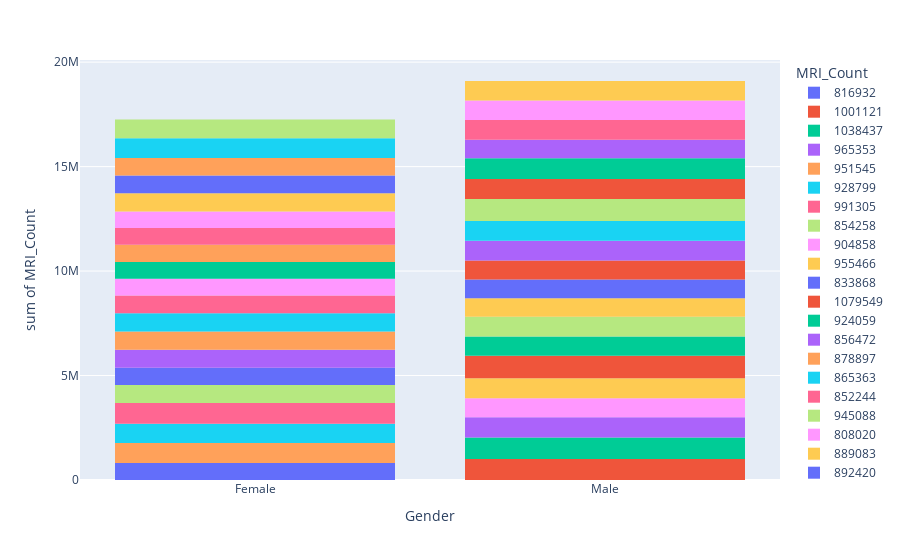

The notebook cell this image was saved under:
### Markdown cell above
# Gender vs MRI_Count

### Code cell
#histogram plot between Gender and MRI_Count
px.histogram(df,x="Gender",y="MRI_Count",color="MRI_Count")

### Figure 1 — Plotly figure (JSON) as saved in the notebook; plotly's stock layout.template omitted (floating-point values rounded to 4 significant figures)
{"data": [{"alignmentgroup": "True", "bingroup": "x", "histfunc": "sum", "hovertemplate": "MRI_Count=816932<br>Gender=%{x}<br>sum of MRI_Count=%{y}<extra></extra>", "legendgroup": "816932", "marker": {"color": "#636efa", "pattern": {"shape": ""}}, "name": "816932", "offsetgroup": "816932", "orientation": "v", "showlegend": true, "type": "histogram", "x": ["Female"], "xaxis": "x", "y": [816932], "yaxis": "y"}, {"alignmentgroup": "True", "bingroup": "x", "histfunc": "sum", "hovertemplate": "MRI_Count=1001121<br>Gender=%{x}<br>sum of MRI_Count=%{y}<extra></extra>", "legendgroup": "1001121", "marker": {"color": "#EF553B", "pattern": {"shape": ""}}, "name": "1001121", "offsetgroup": "1001121", "orientation": "v", "showlegend": true, "type": "histogram", "x": ["Male"], "xaxis": "x", "y": [1001121], "yaxis": "y"}, {"alignmentgroup": "True", "bingroup": "x", "histfunc": "sum", "hovertemplate": "MRI_Count=1038437<br>Gender=%{x}<br>sum of MRI_Count=%{y}<extra></extra>", "legendgroup": "1038437", "marker": {"color": "#00cc96", "pattern": {"shape": ""}}, "name": "1038437", "offsetgroup": "1038437", "orientation": "v", "showlegend": true, "type": "histogram", "x": ["Male"], "xaxis": "x", "y": [1038437], "yaxis": "y"}, {"alignmentgroup": "True", "bingroup": "x", "histfunc": "sum", "hovertemplate": "MRI_Count=965353<br>Gender=%{x}<br>sum of MRI_Count=%{y}<extra></extra>", "legendgroup": "965353", "marker": {"color": "#ab63fa", "pattern": {"shape": ""}}, "name": "965353", "offsetgroup": "965353", "orientation": "v", "showlegend": true, "type": "histogram", "x": ["Male"], "xaxis": "x", "y": [965353], "yaxis": "y"}, {"alignmentgroup": "True", "bingroup": "x", "histfunc": "sum", "hovertemplate": "MRI_Count=951545<br>Gender=%{x}<br>sum of MRI_Count=%{y}<extra></extra>", "legendgroup": "951545", "marker": {"color": "#FFA15A", "pattern": {"shape": ""}}, "name": "951545", "offsetgroup": "951545", "orientation": "v", "showlegend": true, "type": "histogram", "x": ["Female"], "xaxis": "x", "y": [951545], "yaxis": "y"}, {"alignmentgroup": "True", "bingroup": "x", "histfunc": "sum", "hovertemplate": "MRI_Count=928799<br>Gender=%{x}<br>sum of MRI_Count=%{y}<extra></extra>", "legendgroup": "928799", "marker": {"color": "#19d3f3", "pattern": {"shape": ""}}, "name": "928799", "offsetgroup": "928799", "orientation": "v", "showlegend": true, "type": "histogram", "x": ["Female"], "xaxis": "x", "y": [928799], "yaxis": "y"}, {"alignmentgroup": "True", "bingroup": "x", "histfunc": "sum", "hovertemplate": "MRI_Count=991305<br>Gender=%{x}<br>sum of MRI_Count=%{y}<extra></extra>", "legendgroup": "991305", "marker": {"color": "#FF6692", "pattern": {"shape": ""}}, "name": "991305", "offsetgroup": "991305", "orientation": "v", "showlegend": true, "type": "histogram", "x": ["Female"], "xaxis": "x", "y": [991305], "yaxis": "y"}, {"alignmentgroup": "True", "bingroup": "x", "histfunc": "sum", "hovertemplate": "MRI_Count=854258<br>Gender=%{x}<br>sum of MRI_Count=%{y}<extra></extra>", "legendgroup": "854258", "marker": {"color": "#B6E880", "pattern": {"shape": ""}}, "name": "854258", "offsetgroup": "854258", "orientation": "v", "showlegend": true, "type": "histogram", "x": ["Female"], "xaxis": "x", "y": [854258], "yaxis": "y"}, {"alignmentgroup": "True", "bingroup": "x", "histfunc": "sum", "hovertemplate": "MRI_Count=904858<br>Gender=%{x}<br>sum of MRI_Count=%{y}<extra></extra>", "legendgroup": "904858", "marker": {"color": "#FF97FF", "pattern": {"shape": ""}}, "name": "904858", "offsetgroup": "904858", "orientation": "v", "showlegend": true, "type": "histogram", "x": ["Male"], "xaxis": "x", "y": [904858], "yaxis": "y"}, {"alignmentgroup": "True", "bingroup": "x", "histfunc": "sum", "hovertemplate": "MRI_Count=955466<br>Gender=%{x}<br>sum of MRI_Count=%{y}<extra></extra>", "legendgroup": "955466", "marker": {"color": "#FECB52", "pattern": {"shape": ""}}, "name": "955466", "offsetgroup": "955466", "orientation": "v", "showlegend": true, "type": "histogram", "x": ["Male"], "xaxis": "x", "y": [955466], "yaxis": "y"}, {"alignmentgroup": "True", "bingroup": "x", "histfunc": "sum", "hovertemplate": "MRI_Count=833868<br>Gender=%{x}<br>sum of MRI_Count=%{y}<extra></extra>", "legendgroup": "833868", "marker": {"color": "#636efa", "pattern": {"shape": ""}}, "name": "833868", "offsetgroup": "833868", "orientation": "v", "showlegend": true, "type": "histogram", "x": ["Female"], "xaxis": "x", "y": [833868], "yaxis": "y"}, {"alignmentgroup": "True", "bingroup": "x", "histfunc": "sum", "hovertemplate": "MRI_Count=1079549<br>Gender=%{x}<br>sum of MRI_Count=%{y}<extra></extra>", "legendgroup": "1079549", "marker": {"color": "#EF553B", "pattern": {"shape": ""}}, "name": "1079549", "offsetgroup": "1079549", "orientation": "v", "showlegend": true, "type": "histogram", "x": ["Male"], "xaxis": "x", "y": [1079549], "yaxis": "y"}, {"alignmentgroup": "True", "bingroup": "x", "histfunc": "sum", "hovertemplate": "MRI_Count=924059<br>Gender=%{x}<br>sum of MRI_Count=%{y}<extra></extra>", "legendgroup": "924059", "marker": {"color": "#00cc96", "pattern": {"shape": ""}}, "name": "924059", "offsetgroup": "924059", "orientation": "v", "showlegend": true, "type": "histogram", "x": ["Male"], "xaxis": "x", "y": [924059], "yaxis": "y"}, {"alignmentgroup": "True", "bingroup": "x", "histfunc": "sum", "hovertemplate": "MRI_Count=856472<br>Gender=%{x}<br>sum of MRI_Count=%{y}<extra></extra>", "legendgroup": "856472", "marker": {"color": "#ab63fa", "pattern": {"shape": ""}}, "name": "856472", "offsetgroup": "856472", "orientation": "v", "showlegend": true, "type": "histogram", "x": ["Female"], "xaxis": "x", "y": [856472], "yaxis": "y"}, {"alignmentgroup": "True", "bingroup": "x", "histfunc": "sum", "hovertemplate": "MRI_Count=878897<br>Gender=%{x}<br>sum of MRI_Count=%{y}<extra></extra>", "legendgroup": "878897", "marker": {"color": "#FFA15A", "pattern": {"shape": ""}}, "name": "878897", "offsetgroup": "878897", "orientation": "v", "showlegend": true, "type": "histogram", "x": ["Female"], "xaxis": "x", "y": [878897], "yaxis": "y"}, {"alignmentgroup": "True", "bingroup": "x", "histfunc": "sum", "hovertemplate": "MRI_Count=865363<br>Gender=%{x}<br>sum of MRI_Count=%{y}<extra></extra>", "legendgroup": "865363", "marker": {"color": "#19d3f3", "pattern": {"shape": ""}}, "name": "865363", "offsetgroup": "865363", "orientation": "v", "showlegend": true, "type": "histogram", "x": ["Female"], "xaxis": "x", "y": [865363], "yaxis": "y"}, {"alignmentgroup": "True", "bingroup": "x", "histfunc": "sum", "hovertemplate": "MRI_Count=852244<br>Gender=%{x}<br>sum of MRI_Count=%{y}<extra></extra>", "legendgroup": "852244", "marker": {"color": "#FF6692", "pattern": {"shape": ""}}, "name": "852244", "offsetgroup": "852244", "orientation": "v", "showlegend": true, "type": "histogram", "x": ["Female"], "xaxis": "x", "y": [852244], "yaxis": "y"}, {"alignmentgroup": "True", "bingroup": "x", "histfunc": "sum", "hovertemplate": "MRI_Count=945088<br>Gender=%{x}<br>sum of MRI_Count=%{y}<extra></extra>", "legendgroup": "945088", "marker": {"color": "#B6E880", "pattern": {"shape": ""}}, "name": "945088", "offsetgroup": "945088", "orientation": "v", "showlegend": true, "type": "histogram", "x": ["Male"], "xaxis": "x", "y": [945088], "yaxis": "y"}, {"alignmentgroup": "True", "bingroup": "x", "histfunc": "sum", "hovertemplate": "MRI_Count=808020<br>Gender=%{x}<br>sum of MRI_Count=%{y}<extra></extra>", "legendgroup": "808020", "marker": {"color": "#FF97FF", "pattern": {"shape": ""}}, "name": "808020", "offsetgroup": "808020", "orientation": "v", "showlegend": true, "type": "histogram", "x": ["Female"], "xaxis": "x", "y": [808020], "yaxis": "y"}, {"alignmentgroup": "True", "bingroup": "x", "histfunc": "sum", "hovertemplate": "MRI_Count=889083<br>Gender=%{x}<br>sum of MRI_Count=%{y}<extra></extra>", "legendgroup": "889083", "marker": {"color": "#FECB52", "pattern": {"shape": ""}}, "name": "889083", "offsetgroup": "889083", "orientation": "v", "showlegend": true, "type": "histogram", "x": ["Male"], "xaxis": "x", "y": [889083], "yaxis": "y"}, {"alignmentgroup": "True", "bingroup": "x", "histfunc": "sum", "hovertemplate": "MRI_Count=892420<br>Gender=%{x}<br>sum of MRI_Count=%{y}<extra></extra>", "legendgroup": "892420", "marker": {"color": "#636efa", "pattern": {"shape": ""}}, "name": "892420", "offsetgroup": "892420", "orientation": "v", "showlegend": true, "type": "histogram", "x": ["Male"], "xaxis": "x", "y": [892420], "yaxis": "y"}, {"alignmentgroup": "True", "bingroup": "x", "histfunc": "sum", "hovertemplate": "MRI_Count=905940<br>Gender=%{x}<br>sum of MRI_Count=%{y}<extra></extra>", "legendgroup": "905940", "marker": {"color": "#EF553B", "pattern": {"shape": ""}}, "name": "905940", "offsetgroup": "905940", "orientation": "v", "showlegend": true, "type": "histogram", "x": ["Male"], "xaxis": "x", "y": [905940], "yaxis": "y"}, {"alignmentgroup": "True", "bingroup": "x", "histfunc": "sum", "hovertemplate": "MRI_Count=790619<br>Gender=%{x}<br>sum of MRI_Count=%{y}<extra></extra>", "legendgroup": "790619", "marker": {"color": "#00cc96", "pattern": {"shape": ""}}, "name": "790619", "offsetgroup": "790619", "orientation": "v", "showlegend": true, "type": "histogram", "x": ["Female"], "xaxis": "x", "y": [790619], "yaxis": "y"}, {"alignmentgroup": "True", "bingroup": "x", "histfunc": "sum", "hovertemplate": "MRI_Count=955003<br>Gender=%{x}<br>sum of MRI_Count=%{y}<extra></extra>", "legendgroup": "955003", "marker": {"color": "#ab63fa", "pattern": {"shape": ""}}, "name": "955003", "offsetgroup": "955003", "orientation": "v", "showlegend": true, "type": "histogram", "x": ["Male"], "xaxis": "x", "y": [955003], "yaxis": "y"}, {"alignmentgroup": "True", "bingroup": "x", "histfunc": "sum", "hovertemplate": "MRI_Count=831772<br>Gender=%{x}<br>sum of MRI_Count=%{y}<extra></extra>", "legendgroup": "831772", "marker": {"color": "#FFA15A", "pattern": {"shape": ""}}, "name": "831772", "offsetgroup": "831772", "orientation": "v", "showlegend": true, "type": "histogram", "x": ["Female"], "xaxis": "x", "y": [831772], "yaxis": "y"}, {"alignmentgroup": "True", "bingroup": "x", "histfunc": "sum", "hovertemplate": "MRI_Count=935494<br>Gender=%{x}<br>sum of MRI_Count=%{y}<extra></extra>", "legendgroup": "935494", "marker": {"color": "#19d3f3", "pattern": {"shape": ""}}, "name": "935494", "offsetgroup": "935494", "orientation": "v", "showlegend": true, "type": "histogram", "x": ["Male"], "xaxis": "x", "y": [935494], "yaxis": "y"}, {"alignmentgroup": "True", "bingroup": "x", "histfunc": "sum", "hovertemplate": "MRI_Count=798612<br>Gender=%{x}<br>sum of MRI_Count=%{y}<extra></extra>", "legendgroup": "798612", "marker": {"color": "#FF6692", "pattern": {"shape": ""}}, "name": "798612", "offsetgroup": "798612", "orientation": "v", "showlegend": true, "type": "histogram", "x": ["Female"], "xaxis": "x", "y": [798612], "yaxis": "y"}, {"alignmentgroup": "True", "bingroup": "x", "histfunc": "sum", "hovertemplate": "MRI_Count=1062462<br>Gender=%{x}<br>sum of MRI_Count=%{y}<extra></extra>", "legendgroup": "1062462", "marker": {"color": "#B6E880", "pattern": {"shape": ""}}, "name": "1062462", "offsetgroup": "1062462", "orientation": "v", "showlegend": true, "type": "histogram", "x": ["Male"], "xaxis": "x", "y": [1062462], "yaxis": "y"}, {"alignmentgroup": "True", "bingroup": "x", "histfunc": "sum", "hovertemplate": "MRI_Count=793549<br>Gender=%{x}<br>sum of MRI_Count=%{y}<extra></extra>", "legendgroup": "793549", "marker": {"color": "#FF97FF", "pattern": {"shape": ""}}, "name": "793549", "offsetgroup": "793549", "orientation": "v", "showlegend": true, "type": "histogram", "x": ["Female"], "xaxis": "x", "y": [793549], "yaxis": "y"}, {"alignmentgroup": "True", "bingroup": "x", "histfunc": "sum", "hovertemplate": "MRI_Count=866662<br>Gender=%{x}<br>sum of MRI_Count=%{y}<extra></extra>", "legendgroup": "866662", "marker": {"color": "#FECB52", "pattern": {"shape": ""}}, "name": "866662", "offsetgroup": "866662", "orientation": "v", "showlegend": true, "type": "histogram", "x": ["Female"], "xaxis": "x", "y": [866662], "yaxis": "y"}, {"alignmentgroup": "True", "bingroup": "x", "histfunc": "sum", "hovertemplate": "MRI_Count=857782<br>Gender=%{x}<br>sum of MRI_Count=%{y}<extra></extra>", "legendgroup": "857782", "marker": {"color": "#636efa", "pattern": {"shape": ""}}, "name": "857782", "offsetgroup": "857782", "orientation": "v", "showlegend": true, "type": "histogram", "x": ["Female"], "xaxis": "x", "y": [857782], "yaxis": "y"}, {"alignmentgroup": "True", "bingroup": "x", "histfunc": "sum", "hovertemplate": "MRI_Count=949589<br>Gender=%{x}<br>sum of MRI_Count=%{y}<extra></extra>", "legendgroup": "949589", "marker": {"color": "#EF553B", "pattern": {"shape": ""}}, "name": "949589", "offsetgroup": "949589", "orientation": "v", "showlegend": true, "type": "histogram", "x": ["Male"], "xaxis": "x", "y": [949589], "yaxis": "y"}, {"alignmentgroup": "True", "bingroup": "x", "histfunc": "sum", "hovertemplate": "MRI_Count=997925<br>Gender=%{x}<br>sum of MRI_Count=%{y}<extra></extra>", "legendgroup": "997925", "marker": {"color": "#00cc96", "pattern": {"shape": ""}}, "name": "997925", "offsetgroup": "997925", "orientation": "v", "showlegend": true, "type": "histogram", "x": ["Male"], "xaxis": "x", "y": [997925], "yaxis": "y"}, {"alignmentgroup": "True", "bingroup": "x", "histfunc": "sum", "hovertemplate": "MRI_Count=879987<br>Gender=%{x}<br>sum of MRI_Count=%{y}<extra></extra>", "legendgroup": "879987", "marker": {"color": "#ab63fa", "pattern": {"shape": ""}}, "name": "879987", "offsetgroup": "879987", "orientation": "v", "showlegend": true, "type": "histogram", "x": ["Male"], "xaxis": "x", "y": [879987], "yaxis": "y"}, {"alignmentgroup": "True", "bingroup": "x", "histfunc": "sum", "hovertemplate": "MRI_Count=834344<br>Gender=%{x}<br>sum of MRI_Count=%{y}<extra></extra>", "legendgroup": "834344", "marker": {"color": "#FFA15A", "pattern": {"shape": ""}}, "name": "834344", "offsetgroup": "834344", "orientation": "v", "showlegend": true, "type": "histogram", "x": ["Female"], "xaxis": "x", "y": [834344], "yaxis": "y"}, {"alignmentgroup": "True", "bingroup": "x", "histfunc": "sum", "hovertemplate": "MRI_Count=948066<br>Gender=%{x}<br>sum of MRI_Count=%{y}<extra></extra>", "legendgroup": "948066", "marker": {"color": "#19d3f3", "pattern": {"shape": ""}}, "name": "948066", "offsetgroup": "948066", "orientation": "v", "showlegend": true, "type": "histogram", "x": ["Female"], "xaxis": "x", "y": [948066], "yaxis": "y"}, {"alignmentgroup": "True", "bingroup": "x", "histfunc": "sum", "hovertemplate": "MRI_Count=949395<br>Gender=%{x}<br>sum of MRI_Count=%{y}<extra></extra>", "legendgroup": "949395", "marker": {"color": "#FF6692", "pattern": {"shape": ""}}, "name": "949395", "offsetgroup": "949395", "orientation": "v", "showlegend": true, "type": "histogram", "x": ["Male"], "xaxis": "x", "y": [949395], "yaxis": "y"}, {"alignmentgroup": "True", "bingroup": "x", "histfunc": "sum", "hovertemplate": "MRI_Count=893983<br>Gender=%{x}<br>sum of MRI_Count=%{y}<extra></extra>", "legendgroup": "893983", "marker": {"color": "#B6E880", "pattern": {"shape": ""}}, "name": "893983", "offsetgroup": "893983", "orientation": "v", "showlegend": true, "type": "histogram", "x": ["Female"], "xaxis": "x", "y": [893983], "yaxis": "y"}, {"alignmentgroup": "True", "bingroup": "x", "histfunc": "sum", "hovertemplate": "MRI_Count=930016<br>Gender=%{x}<br>sum of MRI_Count=%{y}<extra></extra>", "legendgroup": "930016", "marker": {"color": "#FF97FF", "pattern": {"shape": ""}}, "name": "930016", "offsetgroup": "930016", "orientation": "v", "showlegend": true, "type": "histogram", "x": ["Male"], "xaxis": "x", "y": [930016], "yaxis": "y"}, {"alignmentgroup": "True", "bingroup": "x", "histfunc": "sum", "hovertemplate": "MRI_Count=935863<br>Gender=%{x}<br>sum of MRI_Count=%{y}<extra></extra>", "legendgroup": "935863", "marker": {"color": "#FECB52", "pattern": {"shape": ""}}, "name": "935863", "offsetgroup": "935863", "orientation": "v", "showlegend": true, "type": "histogram", "x": ["Male"], "xaxis": "x", "y": [935863], "yaxis": "y"}], "layout": {"barmode": "relative", "legend": {"title": {"text": "MRI_Count"}, "tracegroupgap": 0}, "margin": {"t": 60}, "xaxis": {"anchor": "y", "domain": [0, 1], "title": {"text": "Gender"}}, "yaxis": {"anchor": "x", "categoryarray": [935863, 930016, 893983, 949395, 948066, 834344, 879987, 997925, 949589, 857782, 866662, 793549, 1062462, 798612, 935494, 831772, 955003, 790619, 905940, 892420, 889083, 808020, 945088, 852244, 865363, 878897, 856472, 924059, 1079549, 833868, 955466, 904858, 854258, 991305, 928799, 951545, 965353, 1038437, 1001121, 816932], "categoryorder": "array", "domain": [0, 1], "title": {"text": "sum of MRI_Count"}}}}
